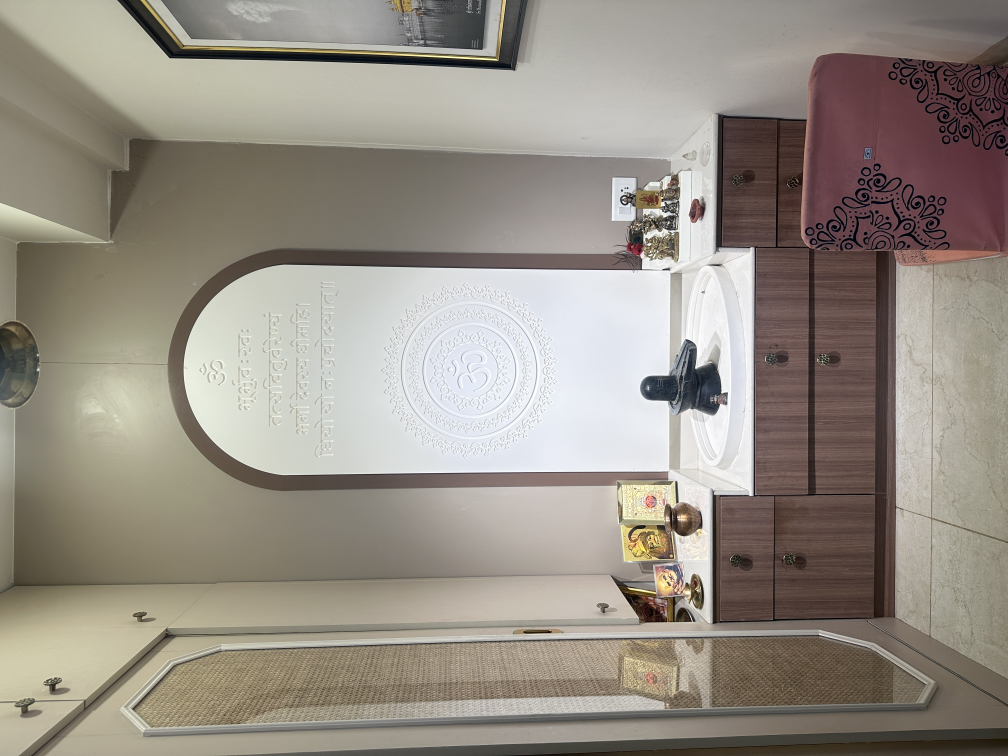
#> input picture projects/falcon-66/photos/originals/IMG_3525.JPG, 4032 x 3024 px (shown at 1/4 size)
$ python edit-falcon66-photos.py
#> lines starting #> are read from the running program, lines starting #| are printed output that depends on the picture
"""Make natural, full-resolution web editorial grades for the Falcon 66 project."""
from pathlib import Path
from PIL import Image, ImageOps, ImageEnhance, ImageFilter
import json

ROOT = Path(__file__).resolve().parent.parent
SOURCE = ROOT / 'projects/falcon-66/photos/originals'
OUTPUT = ROOT / 'projects/falcon-66/photos/edited'
OUTPUT.mkdir(parents=True, exist_ok=True)

# Descriptive asset keys; source files remain untouched and separately archived.
ASSETS = {
    'IMG_3525.JPG': 'falcon-66-puja-vanity',
    'IMG_3527.JPG': 'falcon-66-puja-room-01',
    'IMG_3528.JPG': 'falcon-66-puja-room-02',
    'IMG_3531.JPG': 'falcon-66-puja-room-03',
    'IMG_3532.JPG': 'falcon-66-puja-room-04',
    'IMG_3533.JPG': 'falcon-66-display-shelf-01',
    'IMG_3534.JPG': 'falcon-66-display-shelf-02',
    'IMG_3535.JPG': 'falcon-66-display-shelf-03',
    'PHOTO-2024-12-02-18-46-52.jpg': 'falcon-66-living-room-01',
    'PHOTO-2024-12-02-18-46-52 2.jpg': 'falcon-66-living-room-02',
    'PHOTO-2024-12-02-18-46-52 3.jpg': 'falcon-66-bedroom-01',
    'PHOTO-2024-12-02-18-46-52 4.jpg': 'falcon-66-dining-room',
    'PHOTO-2024-12-02-18-46-52 5.jpg': 'falcon-66-living-room-03',
    'PHOTO-2024-12-02-18-46-52 6.jpg': 'falcon-66-living-room-wide',
    'PHOTO-2024-12-02-18-46-52 7.jpg': 'falcon-66-bedroom-02',
    'PHOTO-2024-12-03-17-00-32.jpg': 'falcon-66-bedroom-headboard',
    'PHOTO-2024-12-03-17-00-42.jpg': 'falcon-66-bedroom-wardrobe',
}

for filename, key in ASSETS.items():
    im = ImageOps.exif_transpose(Image.open(SOURCE / filename)).convert('RGB')
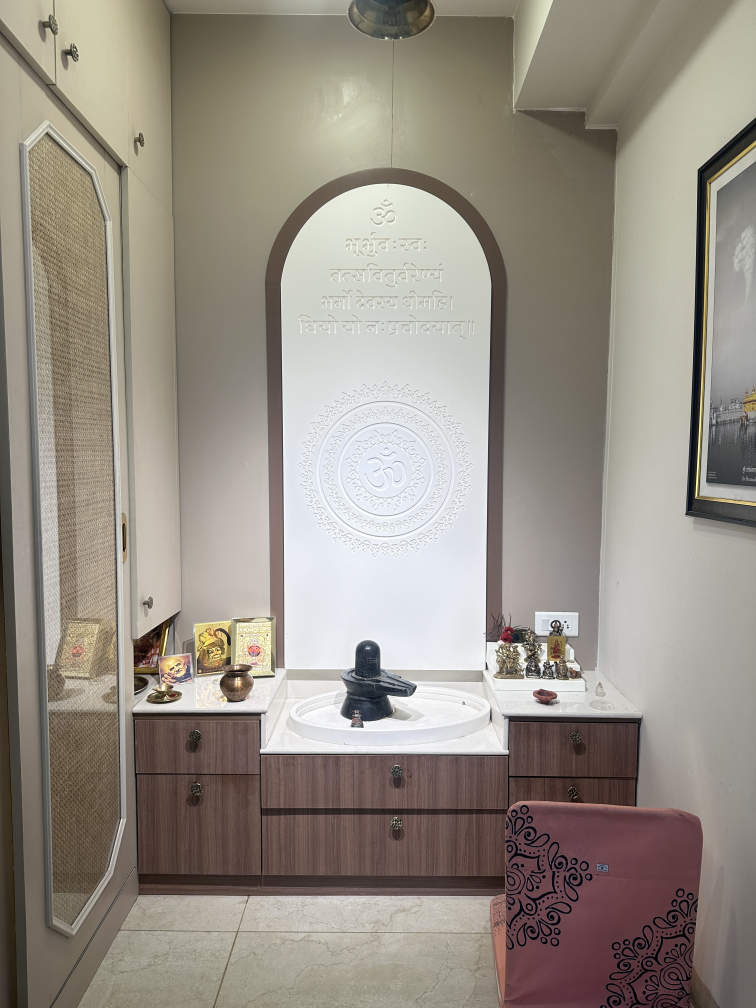
#> im: PIL image 3024x4032 RGB (shown at 1/4 size); mean R, G, B 150.1, 142.8, 132.9
    # Lift dim interiors more than already bright frames while protecting highlights.
    luminance = ImageOps.grayscale(im).resize((1, 1)).getpixel((0, 0))
#> luminance = 149
    lift = 1.12 if luminance < 90 else 1.085 if luminance < 115 else 1.055 if luminance < 145 else 1.025
#> lift = 1.02
    im = ImageEnhance.Brightness(im).enhance(lift)
    im = ImageEnhance.Contrast(im).enhance(1.055)
    im = ImageEnhance.Color(im).enhance(1.045)
    im = im.filter(ImageFilter.UnsharpMask(radius=1.1, percent=62, threshold=3))
    dest = OUTPUT / f'{key}.jpg'
    im.save(dest, 'JPEG', quality=96, subsampling=0, optimize=True, progressive=True)
    print(f'{dest.relative_to(ROOT)} {im.width}x{im.height}')
#| projects/falcon-66/photos/edited/falcon-66-puja-vanity.jpg 3024x4032
#> pass 2 of the loop `for filename, key in ASSETS.items():`:
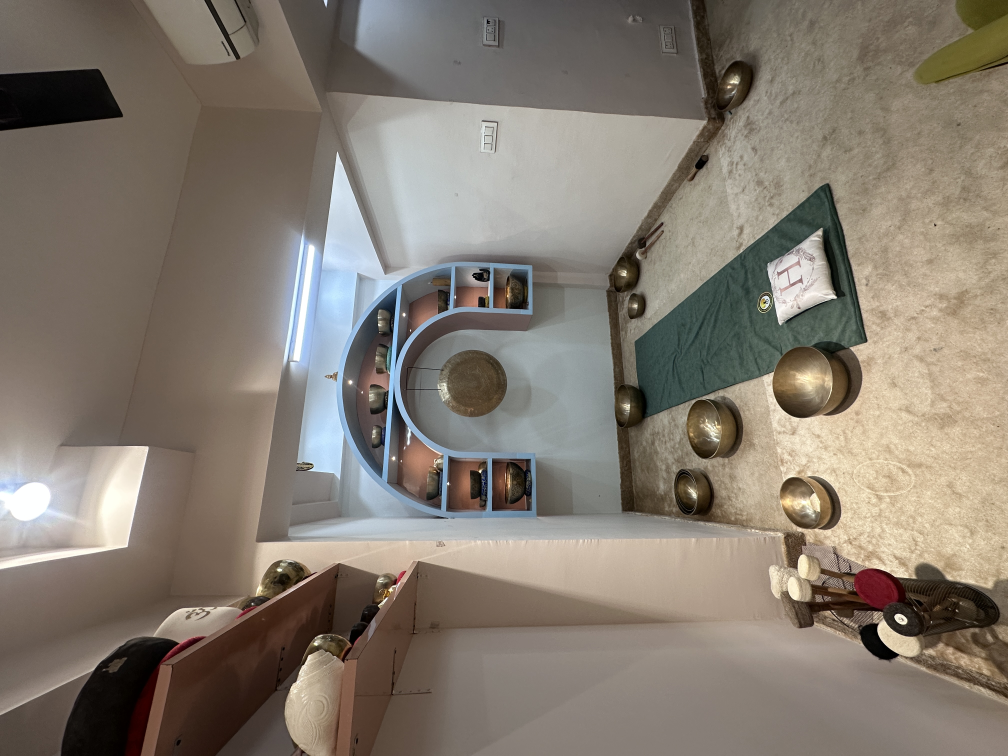
#> input picture projects/falcon-66/photos/originals/IMG_3527.JPG, 4032 x 3024 px (shown at 1/4 size)
#> `im = ImageOps.exif_transpose(Image.open(SOURCE / filename)).convert('R..`:
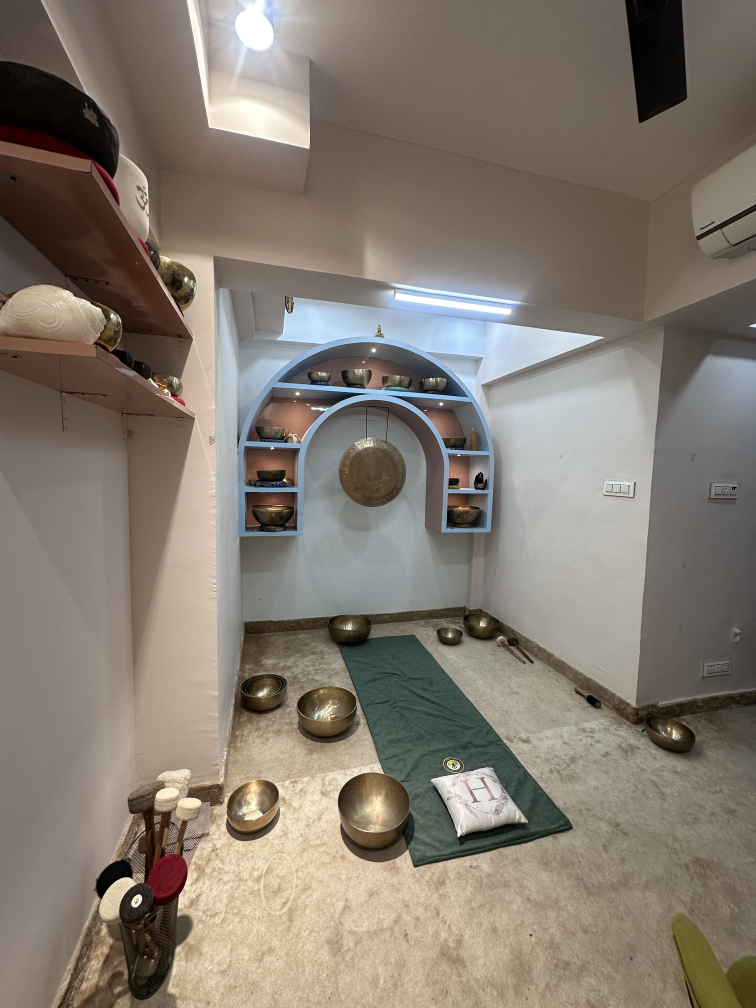
#> im: PIL image 3024x4032 RGB (shown at 1/4 size); mean R, G, B 131.6, 122.6, 111.8
#> luminance = 126
#> lift = 1.05
#| projects/falcon-66/photos/edited/falcon-66-puja-room-01.jpg 3024x4032
#> pass 3 of the loop `for filename, key in ASSETS.items():`:
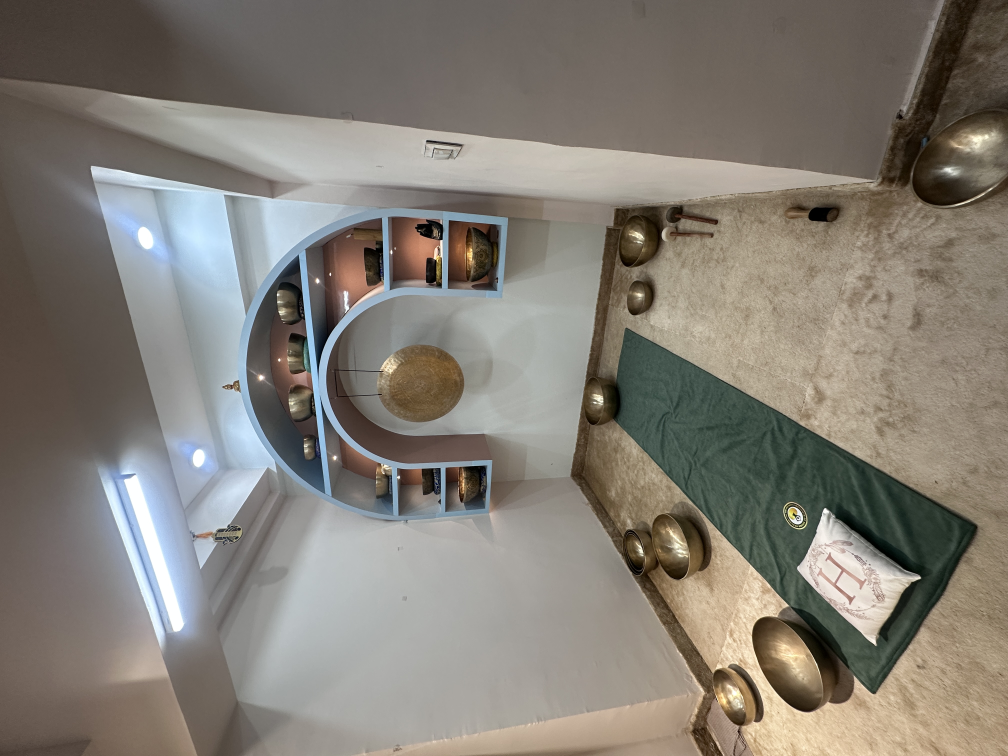
#> input picture projects/falcon-66/photos/originals/IMG_3528.JPG, 4032 x 3024 px (shown at 1/4 size)
#> `im = ImageOps.exif_transpose(Image.open(SOURCE / filename)).convert('R..`:
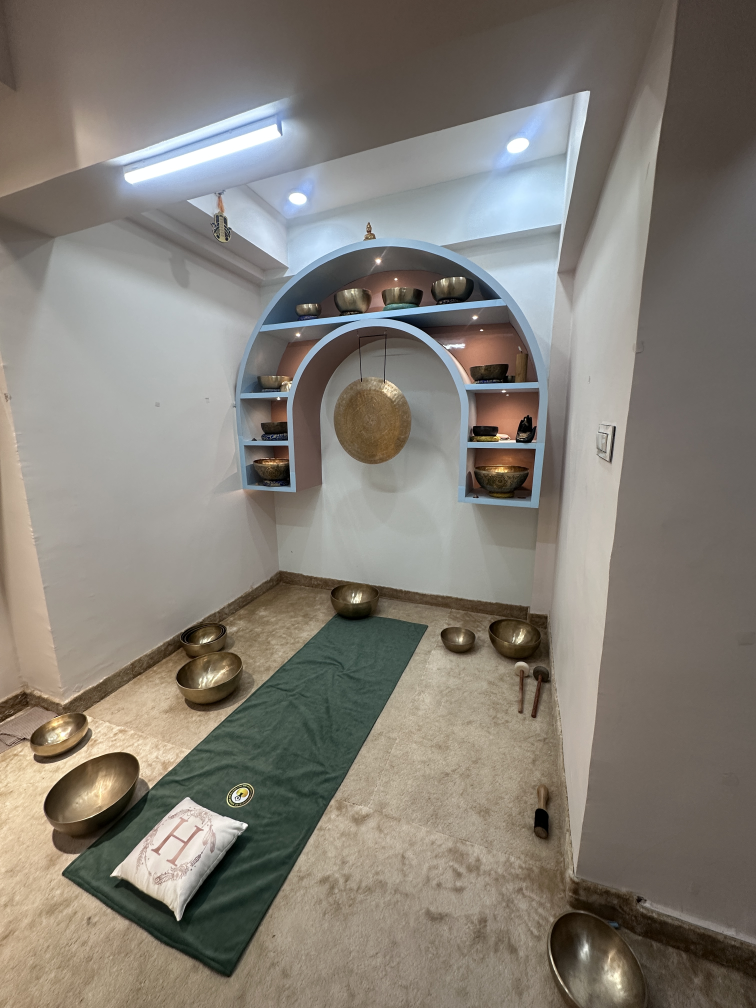
#> im: PIL image 3024x4032 RGB (shown at 1/4 size); mean R, G, B 131.3, 125.9, 117.4
#> luminance = 129
#| projects/falcon-66/photos/edited/falcon-66-puja-room-02.jpg 3024x4032
#> (the run stopped early here; a loop or call above may not have finished)
